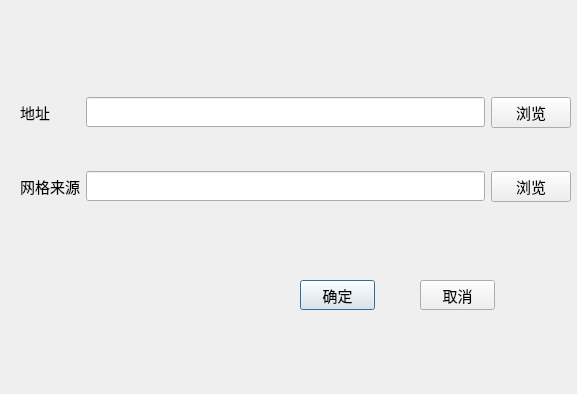
<?xml version="1.0" encoding="UTF-8"?>
<ui version="4.0">
 <class>Dialog</class>
 <widget class="QDialog" name="Dialog">
  <property name="geometry">
   <rect>
    <x>0</x>
    <y>0</y>
    <width>577</width>
    <height>394</height>
   </rect>
  </property>
  <property name="windowTitle">
   <string>Dialog</string>
  </property>
  <widget class="QPushButton" name="btnok">
   <property name="geometry">
    <rect>
     <x>300</x>
     <y>280</y>
     <width>75</width>
     <height>30</height>
    </rect>
   </property>
   <property name="minimumSize">
    <size>
     <width>0</width>
     <height>30</height>
    </size>
   </property>
   <property name="font">
    <font>
     <pointsize>11</pointsize>
    </font>
   </property>
   <property name="text">
    <string>确定</string>
   </property>
  </widget>
  <widget class="QPushButton" name="btncancel">
   <property name="geometry">
    <rect>
     <x>420</x>
     <y>280</y>
     <width>75</width>
     <height>30</height>
    </rect>
   </property>
   <property name="minimumSize">
    <size>
     <width>0</width>
     <height>30</height>
    </size>
   </property>
   <property name="font">
    <font>
     <pointsize>11</pointsize>
    </font>
   </property>
   <property name="text">
    <string>取消</string>
   </property>
  </widget>
  <widget class="QWidget" name="">
   <property name="geometry">
    <rect>
     <x>20</x>
     <y>60</y>
     <width>551</width>
     <height>181</height>
    </rect>
   </property>
   <layout class="QGridLayout" name="gridLayout">
    <item row="1" column="0">
     <widget class="QLabel" name="label_3">
      <property name="font">
       <font>
        <pointsize>11</pointsize>
       </font>
      </property>
      <property name="text">
       <string>网格来源</string>
      </property>
     </widget>
    </item>
    <item row="1" column="2">
     <widget class="QPushButton" name="btnmeshpath">
      <property name="minimumSize">
       <size>
        <width>0</width>
        <height>30</height>
       </size>
      </property>
      <property name="font">
       <font>
        <pointsize>11</pointsize>
       </font>
      </property>
      <property name="text">
       <string>浏览</string>
      </property>
     </widget>
    </item>
    <item row="0" column="1">
     <widget class="QLineEdit" name="lineEdit">
      <property name="minimumSize">
       <size>
        <width>0</width>
        <height>30</height>
       </size>
      </property>
     </widget>
    </item>
    <item row="0" column="2">
     <widget class="QPushButton" name="btnfilepath">
      <property name="minimumSize">
       <size>
        <width>0</width>
        <height>30</height>
       </size>
      </property>
      <property name="font">
       <font>
        <pointsize>11</pointsize>
       </font>
      </property>
      <property name="text">
       <string>浏览</string>
      </property>
     </widget>
    </item>
    <item row="1" column="1">
     <widget class="QLineEdit" name="lineEdit_3">
      <property name="minimumSize">
       <size>
        <width>0</width>
        <height>30</height>
       </size>
      </property>
     </widget>
    </item>
    <item row="0" column="0">
     <widget class="QLabel" name="label">
      <property name="font">
       <font>
        <pointsize>11</pointsize>
       </font>
      </property>
      <property name="text">
       <string>地址</string>
      </property>
     </widget>
    </item>
   </layout>
  </widget>
 </widget>
 <resources/>
 <connections/>
</ui>
